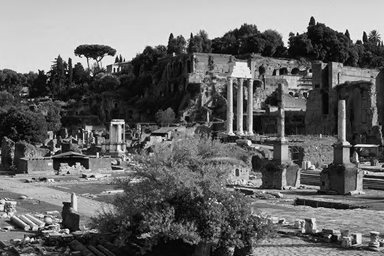
#> input picture HW1/10.png, 384 x 256 px
$ python test.py
#> lines starting #> are read from the running program, lines starting #| are printed output that depends on the picture; after the words box and inside, x2 and y2 are one past the last pixel; in counts of white or black regions, pixels touching at a corner belong together
### HW1/Quantization.py
from PIL import Image
import numpy as np
import util

# input_img : path of input img
# level : the number of gray levels of output
# output : path of output img
# no return value
def quantize(input_img, level, output):
    img = Image.open(input_img)
    matrix = util.toMatrix(img)

    length = (255+1)/level
    seg_length = 255/(level - 1)
    # I do not know how to iterate numpy matrix
    # I have tried many ways and can not do it correctly, so I transfer it
    # to list and operate on it then transfer it back
    matrix_list = matrix.tolist()

    # Main algorithm
    for i in range(len(matrix_list)):
        for j in range(len(matrix_list[i])):
            matrix_list[i][j] = int(matrix_list[i][j] / int(length))
            matrix_list[i][j] = matrix_list[i][j] * seg_length

    matrix = np.matrix(matrix_list, dtype=np.uint8)
    img = util.toImage(matrix)

    img.save(output)

### HW1/Scaling.py
from PIL import Image
import numpy as np
import util
import math

# input_image : path of input
# size : like (100, 200)
# output : path of output image
def scale(input_image, size, output):
    img = Image.open(input_image)
    matrix = util.toMatrix(img)
    f = matrix.tolist()
    # scale factor
    w_scale = img.size[1] / size[1]
    h_scale = img.size[0] / size[0]

    src_width = img.size[1]
    src_height = img.size[0]

    new_image = [[0 for i in range(size[0])] for j in range(size[1])]
    # Assign those certain value
    # Now, when down-scale the image, repeated assigment will happen
    for x in range(len(new_image)):
        for y in range(len(new_image[x])):
            # ???
            u = (x + 0.5) * w_scale - 0.5
            v = (y + 0.5) * h_scale - 0.5

            # integer part
            i = int(math.floor(u))
            j = int(math.floor(v))
            # fractional part
            u = u - i
            v = v - j
            # bi-linear interpolation

            # first find four nearest point
            # And make sure this four points are distinct
            x1 = i
            y1 = j
            if y1 >= src_height:
                print('y1 exceed', y1)
                print('y : ', y)
            y2 = j + 1
            if j + 1 >= src_height:
                y2 = j - 1
            x2 = i + 1
            if i + 1 >= src_width:
                #print('x2 exceed')
                x2 = i - 1
            #print((x1, y1), (x2, y2))
            # Interpolation of X axis
            f_x_y1 = ((x2 - i - u)/(x2 - x1)) * f[x1][y1] + ((i + u - x1)/(x2 - x1)) * f[x2][y1]
            f_x_y2 = ((x2 - i - u)/(x2 - x1)) * f[x1][y2] + ((i + u - x1)/(x2 - x1)) * f[x2][y2]
            # Interpolation of Y axis
            new_image[x][y] = ((y2 - j - v)/(y2 - y1)) * f_x_y1 + ((j + v - y1)/(y2 - y1)) * f_x_y2
    # interpolation

    matrix = np.matrix(new_image, dtype=np.uint8)
    img = util.toImage(matrix)

    img.save(output)

### HW1/util.py
# This file provide the transfer between numpy matrix and PIL Image

from PIL import Image
import numpy as np

# img : Image
def toMatrix(img):
    data = img.getdata()
    data = np.matrix(data, dtype=np.uint8)
    # http://scikit-image.org/docs/dev/user_guide/numpy_images.html#numpy-indexing
    # Be careful: in NumPy indexing, the first dimension
    # (camera.shape[0]) corresponds to rows, while the second (camera.shape[1]) corresponds to columns, with the origin (camera[0, 0]) on the top-left corner.
    # This matches matrix/linear algebra notation, but is in contrast to Cartesian (x, y) coordinates.
    data = np.reshape(data, (img.size[1], img.size[0]))
    return data
# matrix : numpy.matrix
def toImage(matrix):
    img = Image.fromarray(matrix)
    return img

### HW1/test.py

import Quantization
import Scaling
import os

def mkdir(path):
    if not os.path.exists(path):
        os.makedirs(path)

mkdir('./Quantization')
mkdir('./Scale')

Quantization.quantize('10.png', 128, './Quantization/10-level-128.png')
#> in quantize, img is the input picture: PIL image 384x256 L; min 0, max 255, mean 105
#> in quantize, `matrix_list = matrix.tolist()`: matrix_list = 256 items
Quantization.quantize('10.png', 32, './Quantization/10-level-32.png')
Quantization.quantize('10.png', 8, './Quantization/10-level-8.png')
Quantization.quantize('10.png', 4, './Quantization/10-level-4.png')
Quantization.quantize('10.png', 2, './Quantization/10-level-2.png')
#> in quantize (call 5), `matrix = np.matrix(matrix_list, dtype=np.uint8)`:
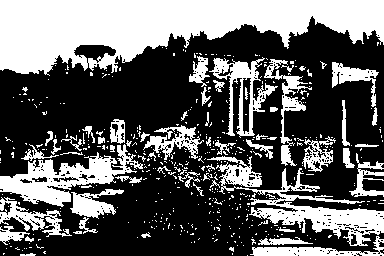
#> matrix: shape (256, 384); 38% white; 483 white regions (425 under 20 px), largest, box (x1, y1, x2, y2) and area: (0, 0, 384, 76) 17434, (207, 156, 384, 246) 4150, (0, 144, 143, 207) 3229

Scaling.scale('10.png', (192, 128), './Scale/down-scale(192x128).png')
#> after the loop in scale, `for x in range(len(new_image)):`: new_image = 128 items
Scaling.scale('10.png', (96, 64), './Scale/down-scale(96x64).png')
#> call 2 of scale, with input_image = '10.png', size = (96, 64), output = './Scale/down-scale(96x64).png'
#> after the loop in scale (call 2), `for x in range(len(new_image)):`: new_image = 64 items
#> in scale (call 2), `matrix = np.matrix(new_image, dtype=np.uint8)`:
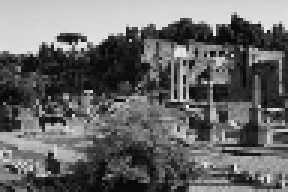
#> matrix: shape (64, 96) (shown 3 times larger); min 3, max 234, mean 104.4
Scaling.scale('10.png', (48, 32), './Scale/down-scale(48x32).png')
#> call 3 of scale, with input_image = '10.png', size = (48, 32), output = './Scale/down-scale(48x32).png'
#> after the loop in scale (call 3), `for x in range(len(new_image)):`: new_image = 32 items
#> in scale (call 3), `matrix = np.matrix(new_image, dtype=np.uint8)`:
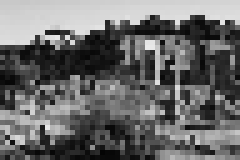
#> matrix: shape (32, 48) (shown 5 times larger); min 4, max 233, mean 104.9
Scaling.scale('10.png', (24, 16), './Scale/down-scale(24x16).png')
#> in toImage (call 9), `img = Image.fromarray(matrix)`:
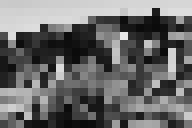
#> img: PIL image 24x16 L (shown 8 times larger); min 9, max 229, mean 105.1
Scaling.scale('10.png', (12, 8), './Scale/down-scale(12x8).png')

Scaling.scale('10.png', (300, 200), './Scale/down-scale(300x200).png')
#> after the loop in scale (call 6), `for x in range(len(new_image)):`: new_image = 200 items
#> in scale (call 6), `matrix = np.matrix(new_image, dtype=np.uint8)`:
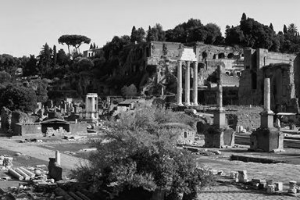
#> matrix: shape (200, 300); min 1, max 246, mean 104.6

Scaling.scale('10.png', (450, 300), './Scale/up-scale(450x300).png')
#> after the loop in scale (call 7), `for x in range(len(new_image)):`: new_image = 300 items
#> in scale (call 7), `matrix = np.matrix(new_image, dtype=np.uint8)`:
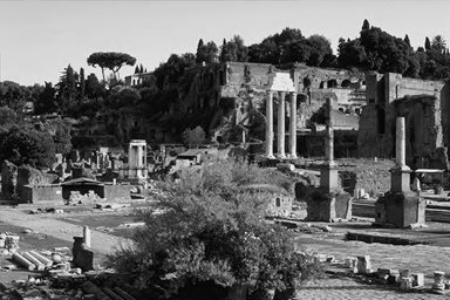
#> matrix: shape (300, 450); min 0, max 253, mean 104.5

Scaling.scale('10.png', (500, 200), './Scale/scale(500x200).png')
#> after the loop in scale (call 8), `for x in range(len(new_image)):`: new_image = 200 items
#> in scale (call 8), `matrix = np.matrix(new_image, dtype=np.uint8)`:
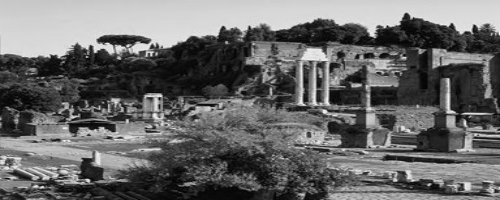
#> matrix: shape (200, 500); min 0, max 253, mean 104.6

$ run again, with HW1/test.png copied over HW1/10.png
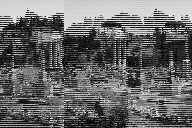
#> input picture HW1/test.png, 192 x 128 px
#> in quantize, img is the input picture: PIL image 192x128 L; min 0, max 255, mean 104.9
#> matrix_list = 128 items
#> the loop in quantize, `for i in range(len(matrix_list)):` made 128 passes
#> the loop in quantize (call 2), `for i in range(len(matrix_list)):` made 128 passes
#> the loop in quantize (call 5), `for i in range(len(matrix_list)):` made 128 passes
#> in quantize (call 5), `matrix = np.matrix(matrix_list, dtype=np.uint8)`:
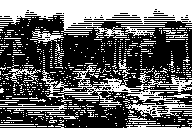
#> matrix: shape (128, 192); 37.9% white; 715 white regions (691 under 20 px), largest, box (x1, y1, x2, y2) and area: (0, 0, 192, 38) 4108, (41, 65, 192, 107) 1400, (125, 103, 192, 118) 406
#> img: PIL image 24x16 L
#> after the loop in scale (call 8), `for x in range(len(new_image)):`: new_image = 200 items
#> in scale (call 8), `matrix = np.matrix(new_image, dtype=np.uint8)`:
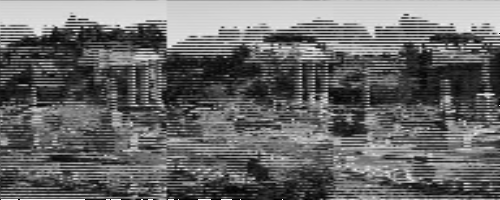
#> matrix: shape (200, 500); min 0, max 255, mean 104.6
